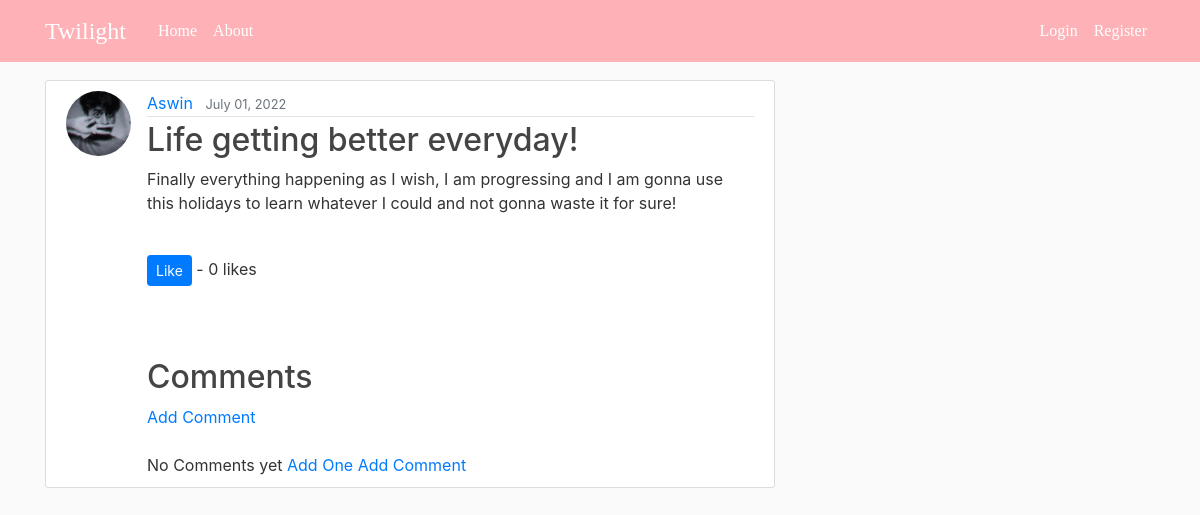
Screenshot of /post/43/ with the database file from the repository.
### blog/models.py (models this page shows, shortened)
class Post(models.Model):
    title = models.CharField(max_length=100)
    content = models.TextField()
    date_posted = models.DateTimeField(default=timezone.now)
    author = models.ForeignKey(User, on_delete=models.CASCADE)
    likes = models.ManyToManyField(User, related_name='blog_posts')
    def total_likes(self):
        return self.likes.count()

### users/models.py (models this page shows, shortened)
class Profile(models.Model):
    user = models.OneToOneField(User, on_delete=models.CASCADE)
    image = models.ImageField(default='default.jpg', upload_to='profile_pics')

### blog/views.py (the view)
# urls.py: path('post/<int:pk>/', PostDetailView.as_view(), name='post-detail'),
class PostDetailView(DetailView):
    model = Post
    template_name = 'blog/post_detail.html'
    def get_context_data(self, *args, **kwargs):
        c_menu = Post.objects.all()
        context = super(PostDetailView, self).get_context_data()
        stuff = get_object_or_404(Post, id=self.kwargs['pk'])
        total_likes = stuff.total_likes()
        context["c_menu"] = c_menu
        context["total_likes"] = total_likes
        return context

### blog/templates/blog/post_detail.html (shortened to what this page needs)
{% extends "blog/base.html" %}
{% block content %}
  <article class="media content-section">
    <img class="rounded-circle article-img" src="{{ object.author.profile.image.url }}">
    <div class="media-body">
      <div class="article-metadata">
        <a class="mr-2" href="{% url 'user-posts' object.author.username %}">{{ object.author }}</a>
        <small class="text-muted">{{ object.date_posted|date:"F d, Y" }}</small>
      </div>
      <h2 class="article-title">{{ object.title }}</h2>
      <p class="article-content">{{ object.content }}</p>
      <br/>
            <form action="{% url 'like_post' post.pk %}" method="POST">
              <button type="subimit", name="post_id", value="{{ post.id }}", class="btn btn-primary btn-sm"> Like </button> - {{ total_likes }} likes
            </form>
      <br/><br/>
      <br/>
      <h2>Comments </h2>
      <a href="{% url 'add_comment' post.pk %}">Add Comment</a>
      <br/><br/>
      {% if not post.comments.all %}
          No Comments yet <a href="#">
          Add One</a>
          <a href="{% url 'add_comment' post.pk %}">Add Comment</a>
      {% endif %}
    </div>
  </article>
{% endblock content %}

### blog/static/blog/main.css (style rules this page uses)
body { background: #fafafa; color: #333333; margin-top: 5rem; }
h1, h2, h3, h4, h5, h6 { color: #444444; }
.content-section { background: #ffffff; padding: 10px 20px; border: 1px solid #dddddd; border-radius: 3px; margin-bottom: 20px; }
.article-title { color: #444444; }
.article-content { white-space: pre-line; }
.article-img { height: 65px; width: 65px; margin-right: 16px; }
.article-metadata { padding-bottom: 1px; margin-bottom: 4px; border-bottom: 1px solid #e3e3e3 }

### rows the page displays
Post: author.profile.image (picture), author "Aswin", date_posted "July 01, 2022", title "Life getting better everyday!", content "Finally everything happening as I wish, I am progressing and I am gonna use this holidays to learn whatever I could and not gonna waste it for sure!"

### other values shown
{{ total_likes }} "0"
